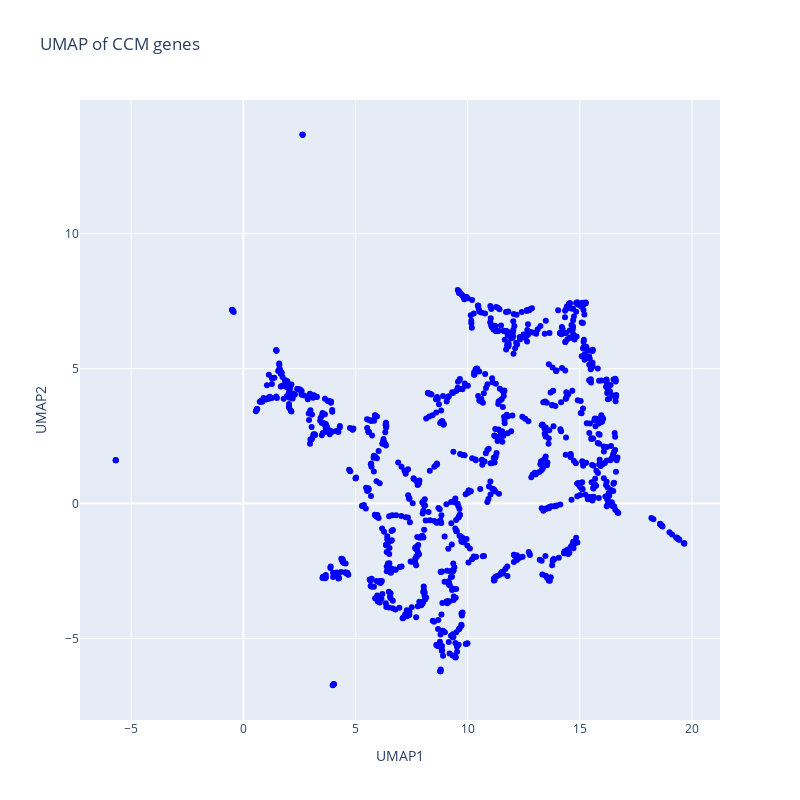

The cell this chart's notebook holds for it:
### Code cell
fit = umap.UMAP(n_neighbors=3)
embedding: np.ndarray = fit.fit_transform(gene_group)  # type: ignore

layout = go.Layout(
    title="UMAP of CCM genes",
    xaxis=dict(title="UMAP1"),
    yaxis=dict(title="UMAP2"),
    width=800,
    height=800,
)

data = [
    go.Scatter(
        x=embedding[:, 0],
        y=embedding[:, 1],
        mode="markers",
        marker=dict(color="blue"),
        text=[genes[i] for i in leaves],
        hoverinfo="text",
    )
]

fig = go.Figure(data=data, layout=layout)
fig.show()

### Figure 1 — Plotly figure (JSON) as saved in the notebook; plotly's stock layout.template omitted (floating-point values rounded to 4 significant figures; data arrays with more than 128 entries replaced by an {"elided": "..."} marker saying what was removed)
{"data": [{"hoverinfo": "text", "marker": {"color": "blue"}, "mode": "markers", "text": {"elided": "1146 str values"}, "type": "scatter", "x": {"elided": "1146 float values"}, "y": {"elided": "1146 float values"}}], "layout": {"height": 800, "title": {"text": "UMAP of CCM genes"}, "width": 800, "xaxis": {"title": {"text": "UMAP1"}}, "yaxis": {"title": {"text": "UMAP2"}}}}
